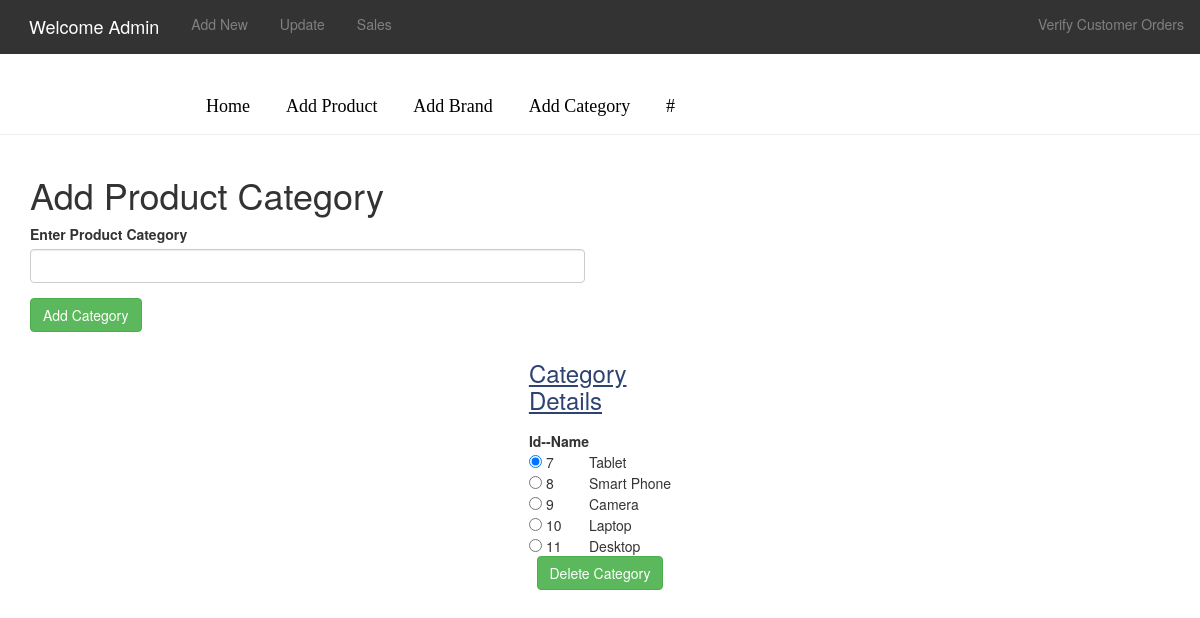
/admin/add_categories.php, run on the app's committed database.
### tables this page shows
CREATE TABLE `category` (
  `id` int(11) NOT NULL,
  `name` varchar(11) NOT NULL
);

### admin/add_categories.php (the view, shortened to what this page needs)
<!DOCTYPE html>
<html lang="en">
<head>
    <link href="../css/bootstrap.min.css" rel="stylesheet">
	<link href="../css/header.css" rel="stylesheet">
</head>
<?php
	include '../_inc/dbconn.php';
	$sql="SELECT * FROM `category`";
	$result=  mysqli_query($x,$sql) or die(mysqli_error());
	$sql_min="SELECT MIN(id) from category";
	$result_min=  mysqli_query($x,$sql_min);
	$rws_min=  mysqli_fetch_array($result_min);
?>
<body>
	<?php include 'header.php' ?>
	<?php include 'add_new.php' ?>
	<div class="container">
	    <div class="row">
			<div class="col-md-6">
				<h1>Add Product Category</h1>
			</div>
		</div>
		<div class="row">
			<div class="col-md-6">
				<form method="POST">
				   <div class="form-group">
					   <label class="loginFormElement">Enter Product Category</label>
					   <input type="text" name="cat" class="form-control">
					</div>
					<button type="submit" name="CatSubmit" class="btn btn-success loginFormElement">Add Category</button>
				</form>
			</div>
    </div>
  </div>
                  <form method="POST">
                    <table align="center">
                        <caption align='center' style='color:#2E4372'><h3><u>Category Details</u></h3></caption>
                        <th>Id-</th>
                        <th>-Name</th>
						<?php
							while($rws=  mysqli_fetch_array($result))
							{
								echo "<tr><td><input type='radio' name='cat_id' value=".$rws[0];
								if($rws[0]==$rws_min[0]) echo' checked';
								echo " /></td>";
								echo "<td>".$rws[0]."</td>";
								echo "<td>".$rws[1]."</td>";
								echo "</tr>";
                            }
                        ?>
                    </table>
                    <table align="center" id='button'>
                        <tr>
                            <td><input type="submit" name="delete" value="Delete Category" class='btn btn-success loginFormElement' ></td>
                        </tr>
                    </table>
                </form>
  </body>

### css/header.css (style rules this page uses)
body { margin: 0; }

### data on the page
category: cat_id "☑", id "7", name "Tablet"
category: id "8", name "Smart Phone"
category: id "9", name "Camera"
category: id "10", name "Laptop"
category: id "11", name "Desktop"
